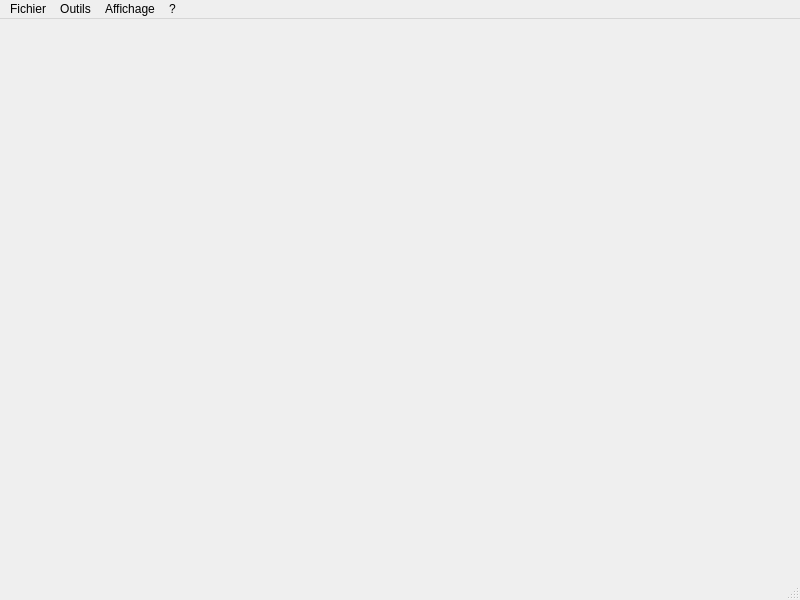
<?xml version="1.0" encoding="UTF-8"?>
<ui version="4.0">
 <class>FenetrePrincipale</class>
 <widget class="QMainWindow" name="FenetrePrincipale">
  <property name="geometry">
   <rect>
    <x>0</x>
    <y>0</y>
    <width>800</width>
    <height>600</height>
   </rect>
  </property>
  <property name="windowTitle">
   <string>MainWindow</string>
  </property>
  <widget class="QWidget" name="centralwidget"/>
  <widget class="QMenuBar" name="menubar">
   <property name="geometry">
    <rect>
     <x>0</x>
     <y>0</y>
     <width>800</width>
     <height>26</height>
    </rect>
   </property>
   <widget class="QMenu" name="menuFichier">
    <property name="title">
     <string>Fichier</string>
    </property>
    <addaction name="actionNouveau_Cryptage"/>
    <addaction name="separator"/>
    <addaction name="actionQuiter"/>
   </widget>
   <widget class="QMenu" name="menuOutils">
    <property name="title">
     <string>Outils</string>
    </property>
    <addaction name="actionParam_trage_de_la_Table"/>
   </widget>
   <widget class="QMenu" name="menuAffichage">
    <property name="title">
     <string>Affichage</string>
    </property>
    <widget class="QMenu" name="menuFen_tres">
     <property name="title">
      <string>Fenêtres</string>
     </property>
     <addaction name="actionMessage_Clair"/>
     <addaction name="actionMessage_Cipher"/>
     <addaction name="actionParam_trage"/>
    </widget>
    <addaction name="menuFen_tres"/>
    <addaction name="separator"/>
    <addaction name="actionAfficher_la_table"/>
   </widget>
   <widget class="QMenu" name="menu">
    <property name="title">
     <string>?</string>
    </property>
    <addaction name="action_propos"/>
   </widget>
   <addaction name="menuFichier"/>
   <addaction name="menuOutils"/>
   <addaction name="menuAffichage"/>
   <addaction name="menu"/>
  </widget>
  <widget class="QStatusBar" name="statusbar"/>
  <action name="actionNouveau_Cryptage">
   <property name="text">
    <string>Nouveau </string>
   </property>
  </action>
  <action name="actionQuiter">
   <property name="text">
    <string>Quitter</string>
   </property>
  </action>
  <action name="actionParam_trage_de_la_Table">
   <property name="text">
    <string>Paramétrage de la Table</string>
   </property>
  </action>
  <action name="actionMessage_Clair">
   <property name="text">
    <string>Texte Clair</string>
   </property>
  </action>
  <action name="actionMessage_Cipher">
   <property name="text">
    <string>Texte Chiffré</string>
   </property>
  </action>
  <action name="actionParam_trage">
   <property name="text">
    <string>Paramétrage</string>
   </property>
  </action>
  <action name="action_propos">
   <property name="text">
    <string>À propos</string>
   </property>
  </action>
  <action name="actionAfficher_la_table">
   <property name="text">
    <string>Afficher la table</string>
   </property>
  </action>
 </widget>
 <resources/>
 <connections/>
</ui>
